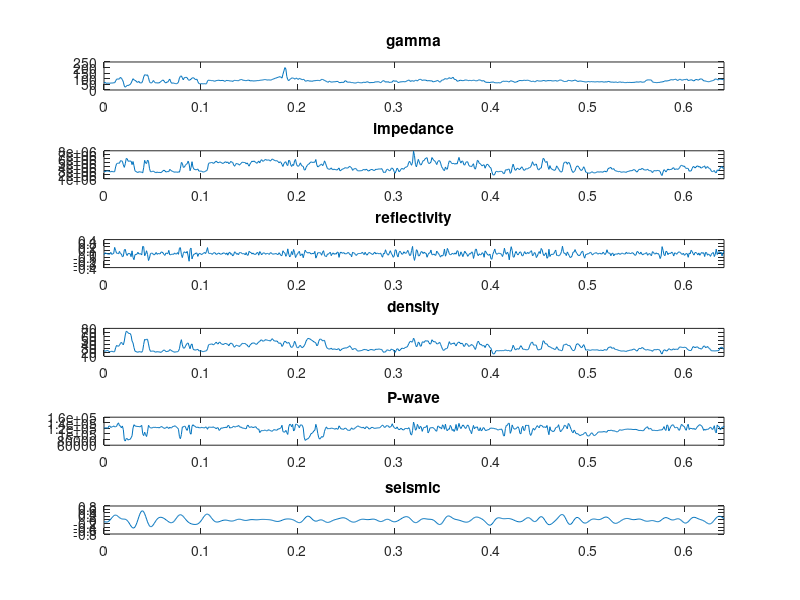

Source code (MATLAB): (Note: this script raises an error after producing the figure.)
clear
close all
clc

A = importdata('905H_log(1).txt');


gamma = A(:,1);
impedance = A(:,2);
reflectivity = A(:,3);
density = A(:,4);
pwave = A(:,5);
synthetic = A(:,6);
trace = A(:,7);

dt = 0.001;
dl = length(A);

figure
subplot(611)
plot(0:dt:dt*(dl-1),gamma);
xlim([0 dt*(dl-1)])
title 'gamma'
subplot(612)
plot(0:dt:dt*(dl-1),impedance);
title 'impedance'
xlim([0 dt*(dl-1)])
subplot(613)
plot(0:dt:dt*(dl-1),reflectivity)
title 'reflectivity'
xlim([0 dt*(dl-1)])
subplot(614)
plot(0:dt:dt*(dl-1),density);
title 'density'
xlim([0 dt*(dl-1)])
subplot(615)
plot(0:dt:dt*(dl-1),pwave)
title 'P-wave'
xlim([0 dt*(dl-1)])
subplot(616)
plot(0:dt:dt*(dl-1),trace);
title 'seismic'
xlim([0 dt*(dl-1)])


%%

 sig = synthetic;
 sig2 = impedance;
 sig3 = reflectivity;
 sig4 = density;



% basic parameters for STFT
basicTF.win = 501; %4096;
basicTF.hop = 11; %441;
basicTF.fs = 500;
basicTF.fr = 0.01; % frequency resolution/sampling freq
basicTF.feat = 'SST11'; % two option: STFT or SST11 (one window rejection)

% advanced parameters for STFT
advTF.num_tap =1; % Number of tap in ConceFT
advTF.win_type = 'Gauss'; % Only 2-tap basis here (Hamming and its derivative)
advTF.Smo = 0.2; % alpha smoothing; 1 = no smoothing
advTF.Rej = 0; % The bandwidth of window rejection; 
advTF.ths = 1E-9; % Global threshold of STFT
advTF.HighFreq = 50/basicTF.fs; % highest frequency/sampling freq
advTF.LowFreq = 10/basicTF.fs; % lowest frequency/sampling freq
advTF.lpc = 0;
P.num_s = 2; % (harmonic ���ڼ�, �u��²�汴�Q���ܳ]1�N�n)
P.num_c = 1;
% parameters for cepstral representation
cepR.g = 0.2; % for generalized cepstrum: �]0 -> log cepstrum; �]2 -> autocorrelation (for single component �i�H�]�j�@�I (e.g., 2); for multiple component �g���: 0.1~0.3)
cepR.Tc = 0; % Global threshold of cepstrum

%x = importdata('PhyCam005_Walk_Walk_100Hz_pulse.mat');
%x = importdata( 'test_sig.mat');
x = [sig,sig];

x = x(1:2*floor(end/2),:) ;
z0 = x(:,1) - mean(x(:,1)) ;
%[x, trend] = deTrend([1:length(z0)]'/basicTF.fs, z0, 0.2) ;
x = z0 ;

[tfr, ceps, tceps, tfrr, rtfr, tfrsq, tfrtic] = CFPH(x, basicTF, advTF, cepR, P);
fs = basicTF.fs;
dt = basicTF.hop/basicTF.fs;

time_stamp = basicTF.hop/basicTF.fs;


% load PhyCam005_Walk_Walk_ECG_IBI_edit.txt
% irr = interp1(PhyCam005_Walk_Walk_ECG_IBI_edit(:,1), 1000./ PhyCam005_Walk_Walk_ECG_IBI_edit(:,2), 0:time_stamp:time_stamp*(size(rtfr,2)-1), 'cubic','extrap');


%%
% figure(1)
% subplot(221)
% imageSQ(0:time_stamp:time_stamp*(size(rtfr,2)-1), tfrtic*basicTF.fs, tfr, 0.995); axis xy; colormap(1-gray);
% xlabel('time (s)'); ylabel('frequency (Hz)'); %title('STFT');
% 
% subplot(223)
% %imageSQ(0:time_stamp:time_stamp*(size(rtfr,2)-1), tfrtic*basicTF.fs, tfrsq, 0.995); axis xy;
% imageSQ(0:time_stamp:time_stamp*(size(rtfr,2)-1), tfrtic*basicTF.fs, rtfr, 0.995); axis xy; colormap(1-gray); axis([0 inf 0 4]) ;
% xlabel('time (s)'); ylabel('freqnency (s)'); %title('SST');
% 
% subplot(222)
% imageSQ(0:time_stamp:time_stamp*(size(rtfr,2)-1), tfrtic*basicTF.fs, tfrsq, 0.995); axis xy; colormap(1-gray); 
% xlabel('time (s)'); ylabel('frequency (Hz)'); %title('Remapped cepstrum');
% 
% subplot(224)
% imageSQ(0:time_stamp:time_stamp*(size(rtfr,2)-1), tfrtic*basicTF.fs, rtfr, 0.995); axis xy; colormap(1-gray); axis([0 inf 0 4]) ;
% xlabel('time (s)'); ylabel('frequency (Hz)'); %title('Synchrosqueezed cepstrum');
% hold on; plot(0:time_stamp:time_stamp*(size(rtfr,2)-1), irr,'r')


%%
figure

subplot(221)
plot(0:1/basicTF.fs:1/basicTF.fs*(size(x)-1),x,'k','linewidth',1.5); %axis([0 inf -12 12]) %colormap(1-gray);
xlabel('time (s)'); ylabel('amplitude'); title('PPG');

subplot(222)
imageSQ(0:time_stamp:time_stamp*(size(rtfr,2)-1), tfrtic*basicTF.fs, tfr, 0.995); axis xy; colormap(1-gray);%axis([0 inf 0 4])
xlabel('time (s)'); ylabel('frequency (Hz)'); title('STFT');

% subplot(222)
% %imageSQ(0:time_stamp:time_stamp*(size(rtfr,2)-1), tfrtic*basicTF.fs, tfrsq, 0.995); axis xy;
% imageSQ(0:time_stamp:time_stamp*(size(rtfr,2)-1), tfrtic*basicTF.fs, tfrr, 0.995); axis xy; colormap(1-gray); %axis([0 inf 0 4]) ;
% xlabel('time (s)'); ylabel('freqnency (Hz)'); title('Remapped cepstrum');%title('SST');

subplot(223)
imageSQ(0:time_stamp:time_stamp*(size(rtfr,2)-1), tfrtic*basicTF.fs, tfrsq, 0.995); axis xy; colormap(1-gray);% axis([0 inf 0 4]);
xlabel('time (s)'); ylabel('frequency (Hz)');  title('SST');%title('Remapped cepstrum');

subplot(224)
imageSQ(0:time_stamp:time_stamp*(size(rtfr,2)-1), tfrtic*basicTF.fs, rtfr, 0.995); axis xy; colormap(1-gray); %axis([0 inf 0 4]) ;
xlabel('time (s)'); ylabel('frequency (Hz)'); title('de-shape SST');%title('Synchrosqueezed cepstrum');
hold on; %plot(0:time_stamp:time_stamp*(size(rtfr,2)-1), irr,'r')


